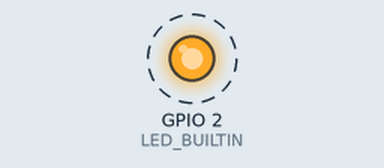
A sketch run on a simulated ESP8266 (NodeMCU). On the bench: output pins drawn as LEDs (lit = HIGH, except the on-board LED, lit = LOW). Dashed ring = blinking. WiFi joins after 1.5 s; servers stay silent unless stated; what the sketch prints to the serial monitor is not drawn.

Above: at 2.0 s.
Timing chart, 0 to 6.1 s (numbered marks = the images above):
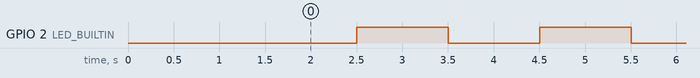

The sketch:

12_OTA.ino
```cpp
#include <ESP8266WiFi.h>
#include <ArduinoOTA.h>

#include "config.h"  // Sustituir con datos de vuestra red
#include "ESP8266_Utils.hpp"
#include "ESP8266_Utils_OTA.hpp"
#include "Code.hpp"

void setup(){
	Serial.begin(115200);

	ConnectWiFi_STA();

	InitOTA();
  InitCODE();
}

void loop(){
	ArduinoOTA.handle();
  UseCODE();
}
```

Code.hpp
```cpp
void InitCODE()
{
	pinMode(LED_BUILTIN,OUTPUT);
}

void UseCODE()
{
	digitalWrite(LED_BUILTIN,LOW);
	delay(1000);
	digitalWrite(LED_BUILTIN,HIGH);
	delay(1000);
}
```

ESP8266_Utils.hpp
```cpp
void ConnectWiFi_STA(bool useStaticIP = false)
{
	Serial.println("");
	WiFi.mode(WIFI_STA);
	WiFi.begin(ssid, password);
	if(useStaticIP) WiFi.config(ip, gateway, subnet);
	while (WiFi.status() != WL_CONNECTED)
	{
		delay(100);
		Serial.print('.');
	}

	Serial.println("");
	Serial.print("Iniciado STA:\t");
	Serial.println(ssid);
	Serial.print("IP address:\t");
	Serial.println(WiFi.localIP());
}

void ConnectWiFi_AP(bool useStaticIP = false)
{
	Serial.println("");
	WiFi.mode(WIFI_AP);
	while(!WiFi.softAP(ssid, password))
	{
		Serial.println(".");
		delay(100);
	}
	if(useStaticIP) WiFi.softAPConfig(ip, gateway, subnet);

	Serial.println("");
	Serial.print("Iniciado AP:\t");
	Serial.println(ssid);
	Serial.print("IP address:\t");
	Serial.println(WiFi.softAPIP());
}
```

ESP8266_Utils_OTA.hpp
```cpp
void InitOTA()
{
	// Port defaults to 8266
	// ArduinoOTA.setPort(8266);

	// Hostname defaults to esp8266-[ChipID]
	// ArduinoOTA.setHostname(hostname);

	// No authentication by default
	// ArduinoOTA.setPassword("admin");

	// Password can be set with it's md5 value as well
	// MD5(admin) = 21232f297a57a5a743894a0e4a801fc3
	// ArduinoOTA.setPasswordHash("21232f297a57a5a743894a0e4a801fc3");

	ArduinoOTA.onStart([]() {
		String type;
		if (ArduinoOTA.getCommand() == U_FLASH) {
			type = "sketch";
		} else { // U_SPIFFS
			type = "filesystem";
		}

		// NOTE: if updating SPIFFS this would be the place to unmount SPIFFS using SPIFFS.end()
		Serial.println("Start updating " + type);
	});

	ArduinoOTA.onEnd([]() {
		Serial.println("\nEnd");
	});

	ArduinoOTA.onProgress([](unsigned int progress, unsigned int total) {
		Serial.printf("Progress: %u%%\r", (progress / (total / 100)));
	});

	ArduinoOTA.onError([](ota_error_t error) {
		Serial.printf("Error[%u]: ", error);
		if (error == OTA_AUTH_ERROR) {
			Serial.println("Auth Failed");
		} else if (error == OTA_BEGIN_ERROR) {
			Serial.println("Begin Failed");
		} else if (error == OTA_CONNECT_ERROR) {
			Serial.println("Connect Failed");
		} else if (error == OTA_RECEIVE_ERROR) {
			Serial.println("Receive Failed");
		} else if (error == OTA_END_ERROR) {
			Serial.println("End Failed");
		}
	});

	ArduinoOTA.begin();
	Serial.println("");
	Serial.println("OTA iniciado");
}
```

config.h
```cpp
const char* ssid     = "MOVISTAR_D458";
const char* password = "z9YrPTJsyvwtyr4KsC7s";
const char* hostname = "ESP8266_1";

IPAddress ip(192, 168, 1, 200);
IPAddress gateway(192, 168, 1, 1);
IPAddress subnet(255, 255, 255, 0);
```

Measured:
- by itself, GPIO 2 (LED_BUILTIN): alternates HIGH for 1.0 s and LOW for 1.0 s
